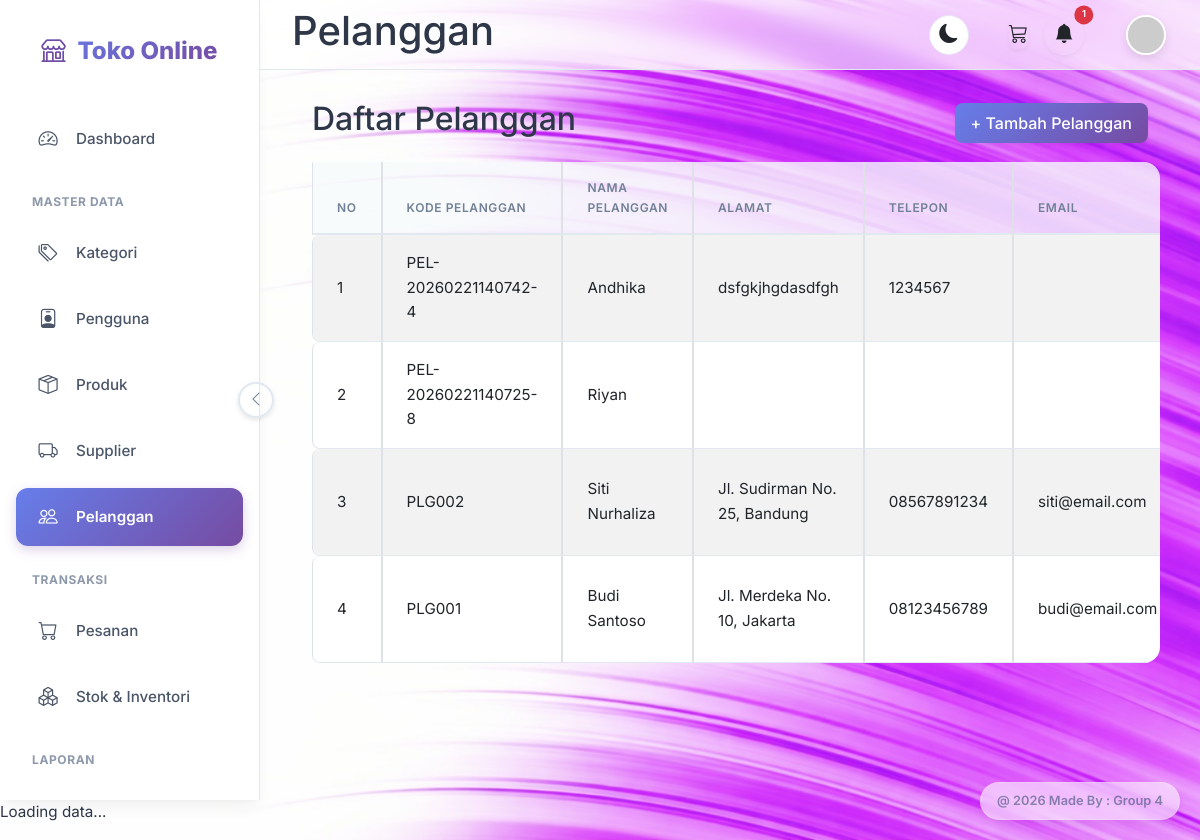
Screenshot of /pelanggan/index.php (signed in) with the database file from the repository.
### tables this page shows
CREATE TABLE `pelanggan` (
  `id` int(11) NOT NULL,
  `users_id` int(11) DEFAULT NULL,
  `kode_pelanggan` varchar(20) NOT NULL,
  `nama_pelanggan` varchar(100) NOT NULL,
  `alamat` text DEFAULT NULL,
  `telepon` varchar(20) DEFAULT NULL,
  `email` varchar(100) DEFAULT NULL,
  `created_at` timestamp NOT NULL DEFAULT current_timestamp()
);

### pelanggan/index.php (the view, shortened to what this page needs)
<?php
require_once '../config/database.php';
$result = mysqli_query($connection, "SELECT * FROM `pelanggan` ORDER BY id DESC");
?>
<?php include '../views/' . $THEME . '/header.php'; ?>
<?php include '../views/' . $THEME . '/sidebar.php'; ?>
<?php include '../views/' . $THEME . '/topnav.php'; ?>
<?php include '../views/' . $THEME . '/upper_block.php'; ?>
<div class="d-flex justify-content-between align-items-center mb-3">
    <h2>Daftar Pelanggan</h2>
    <a href="add.php" class="btn btn-primary">+ Tambah Pelanggan</a>
</div>
<?php if (mysqli_num_rows($result) > 0): ?>
    <div class="table-responsive">
        <table class="table table-striped table-bordered">
            <thead>
                <tr>
                    <th>No</th>
                    <th>Kode Pelanggan</th>
                    <th>Nama Pelanggan</th>
                    <th>Alamat</th>
                    <th>Telepon</th>
                    <th>Email</th>
                </tr>
            </thead>
            <tbody>
                <?php
                $no = 1;
                while ($row = mysqli_fetch_assoc($result)):
                    ?>
                    <tr>
                        <td><?= $no++ ?></td>
                        <td><?= htmlspecialchars($row['kode_pelanggan']) ?></td>
                        <td><?= htmlspecialchars($row['nama_pelanggan']) ?></td>
                        <td><?= htmlspecialchars($row['alamat']) ?></td>
                        <td><?= htmlspecialchars($row['telepon']) ?></td>
                        <td><?= htmlspecialchars($row['email']) ?></td>
                    </tr>
                <?php endwhile; ?>
            </tbody>
        </table>
    </div>
<?php else: ?>
    <div class="alert alert-info">Belum ada data pelanggan.</div>
<?php endif; ?>
<?php include '../views/' . $THEME . '/lower_block.php'; ?>
<?php include '../views/' . $THEME . '/footer.php'; ?>

### assets/default/css/style.css (style rules this page uses)
:root { --primary-gradient: linear-gradient(135deg, #667eea 0%, #764ba2 100%); --primary-color: #667eea; --secondary-color: #a0aec0; --success-bg: #c6f6d5; --success-text: #22543d; --warning-bg: #feebc8; --warning-text: #744210; --danger-bg: #fed7d7; --danger-text: #822727; --info-bg: #bee3f8; --info-text: #2c5282; --bg-body: #f8f9fe; --bg-card: #ffffff; --text-main: #2d3748; --text-muted: #718096; --sidebar-bg: rgba(255, 255, 255, 0.7); --sidebar-text: #4a5568; --sidebar-hover-bg: rgba(247, 250, 252, 0.8); --sidebar-active-bg: rgba(235, 244, 255, 0.8); --sidebar-active-text: #5a67d8; --border-color: #e2e8f0; --card-shadow: 0 10px 15px -3px rgba(0, 0, 0, 0.05), 0 4px 6px -2px rgba(0, 0, 0, 0.025); --hover-shadow: 0 20px 25px -5px rgba(0, 0, 0, 0.1), 0 10px 10px -5px rgba(0, 0, 0, 0.04); --font-family: 'Inter', system-ui, -apple-system, sans-serif; --border-radius: 1rem; --transition-speed: 0.3s cubic-bezier(0.4, 0, 0.2, 1); }
html { scrollbar-width: none; -ms-overflow-style: none; }
body { font-family: var(--font-family); background-color: var(--bg-body); color: var(--text-main); font-size: 0.95rem; transition: background-color 0.3s ease, color 0.3s ease; -webkit-font-smoothing: antialiased; line-height: 1.6; background-image: url('../images/bg-light.png'); background-size: cover; background-position: center; background-attachment: fixed; background-repeat: no-repeat; }
.btn { border-radius: 0.5rem; font-weight: 500; padding: 0.5rem 1rem; transition: all 0.2s; border: none; box-shadow: 0 2px 4px rgba(0, 0, 0, 0.05); }
.btn-primary { background: var(--primary-gradient); color: white; border: none; }
.table-responsive { border-radius: var(--border-radius); overflow: hidden; }
.table { margin-bottom: 0; color: var(--text-main); border-collapse: separate; border-spacing: 0; }
.table thead th { background-color: var(--sidebar-hover-bg); border-bottom: 2px solid var(--border-color); color: var(--text-muted); font-weight: 600; text-transform: uppercase; font-size: 0.75rem; letter-spacing: 0.05em; padding: 1rem 1.5rem; }
.table td { padding: 1rem 1.5rem; vertical-align: middle; border-bottom: 1px solid var(--border-color); transition: background 0.2s; }
.table td:first-child { border-top-left-radius: 8px; border-bottom-left-radius: 8px; }

### rows the page displays
pelanggan: kode_pelanggan "PEL-20260221140742-4", nama_pelanggan "Andhika", alamat "dsfgkjhgdasdfgh", telepon "1234567"
pelanggan: kode_pelanggan "PEL-20260221140725-8", nama_pelanggan "Riyan"
pelanggan: kode_pelanggan "PLG002", nama_pelanggan "Siti Nurhaliza", alamat "Jl. Sudirman No. 25, Bandung", telepon "08567891234", email "siti@email.com"
pelanggan: kode_pelanggan "PLG001", nama_pelanggan "Budi Santoso", alamat "Jl. Merdeka No. 10, Jakarta", telepon "08123456789", email "budi@email.com"

### other values shown
count($notifs) "1"
